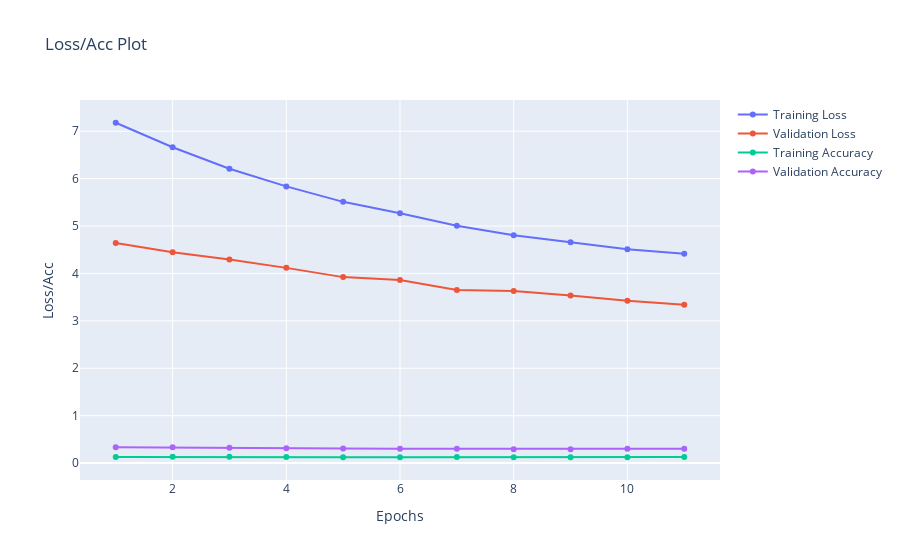

The notebook cell saved with this chart:
### Code cell
fig.show()

### Figure 1 — Plotly figure (JSON) as saved in the notebook; plotly's stock layout.template omitted (floating-point values rounded to 4 significant figures)
{"data": [{"mode": "lines+markers", "name": "Training Loss", "type": "scatter", "x": [1, 2, 3, 4, 5, 6, 7, 8, 9, 10, 11], "y": [7.178, 6.662, 6.208, 5.836, 5.51, 5.271, 5.006, 4.805, 4.656, 4.511, 4.416]}, {"mode": "lines+markers", "name": "Validation Loss", "type": "scatter", "x": [1, 2, 3, 4, 5, 6, 7, 8, 9, 10, 11], "y": [4.644, 4.445, 4.292, 4.117, 3.922, 3.86, 3.652, 3.628, 3.532, 3.424, 3.341]}, {"mode": "lines+markers", "name": "Training Accuracy", "type": "scatter", "x": [1, 2, 3, 4, 5, 6, 7, 8, 9, 10, 11], "y": [0.1303, 0.1326, 0.1322, 0.1276, 0.1256, 0.1243, 0.1266, 0.123, 0.1242, 0.1249, 0.1259]}, {"mode": "lines+markers", "name": "Validation Accuracy", "type": "scatter", "x": [1, 2, 3, 4, 5, 6, 7, 8, 9, 10, 11], "y": [0.336, 0.3331, 0.3216, 0.3129, 0.3102, 0.3008, 0.3023, 0.2927, 0.2943, 0.3004, 0.304]}], "layout": {"title": {"text": "Loss/Acc Plot"}, "xaxis": {"title": {"text": "Epochs"}}, "yaxis": {"title": {"text": "Loss/Acc"}}}}
